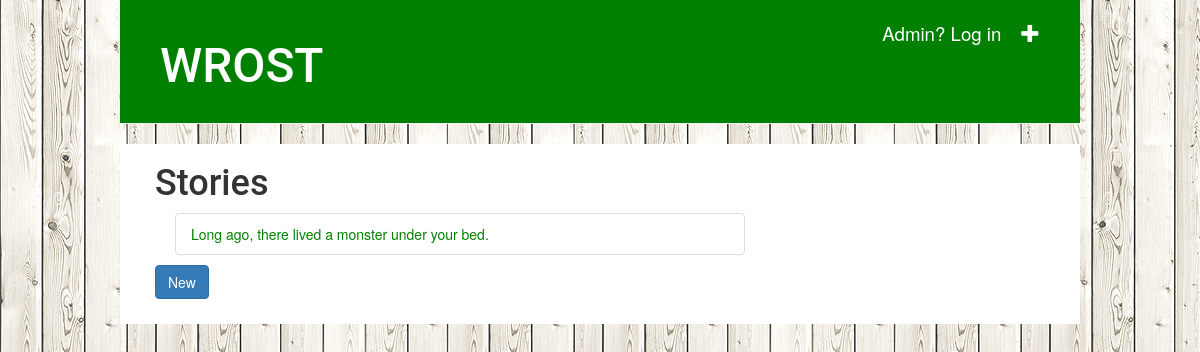
Before: / with the older database file.
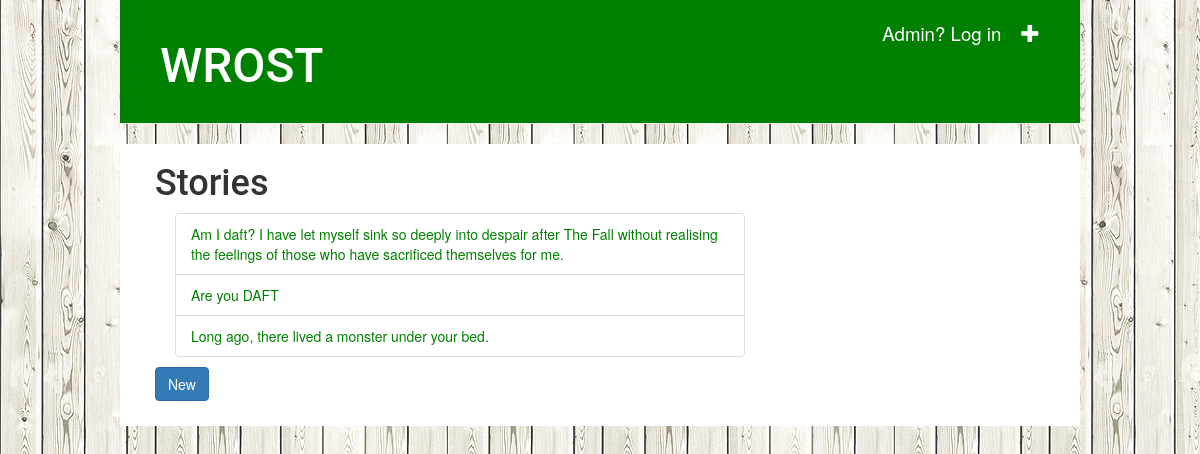
After: the same page with the newer database file.
### polls/models.py (models this page shows, shortened)
class Question(models.Model):
    question_text = models.CharField(max_length=300)
    pub_date = models.DateTimeField('date published')
    def was_published_recently(self):
        now = timezone.now()
        return now - datetime.timedelta(days=1) <= self.pub_date <= now
    was_published_recently.admin_order_field = 'pub_date'
    was_published_recently.boolean = True
    was_published_recently.short_description = 'Published recently?'

### polls/views.py (the view)
# urls.py: path('', views.IndexView.as_view(), name='index'),
class IndexView(generic.ListView):
    template_name = 'polls/index.html'
    context_object_name = 'latest_question_list'
    def get_queryset(self):
        return Question.objects.filter(
            pub_date__lte=timezone.now()
        ).order_by('-pub_date')[:5]

### polls/templates/polls/index.html
{% extends 'polls/base.html' %}
{% block content %}
    <h1 class="heads">Stories</h1>
    {% if latest_question_list %}
        <div class="list-group">
        <ul>
        {% for question in latest_question_list %}
          <li class="list-group-item"><a href="{% url 'polls:detail' question.id %}">{{ question.question_text }}</a></li>
        {% endfor %}
        </ul></div>
    {% else %}
        <p>No polls are available.</p>
    {% endif %}
    <a href="/new"><button type="button" class="btn btn-primary" name="button">New</button></a>
{% endblock %}

### polls/templates/polls/base.html (shortened to what this page needs)
{% load static %}
<!doctype html>
<html lang="en">
  <head>
    <link rel="stylesheet" href="https://stackpath.bootstrapcdn.com/bootstrap/3.4.0/css/bootstrap.min.css">
    <link rel="stylesheet" href="{% static 'polls/style.css' %}">
  </head>
  <body>
      <div class="page-header">
          <a href="{% url 'polls:post' %}" class="top-menu"><span class="glyphicon glyphicon-plus"></span></a>
          <a href="/admin" class="top-menu">Admin? Log in</a>
          <h1><a href="/">WROST</a></h1>
      </div>
      <div class="content container">
          <div class="row">
              <div class="col-md-8">
              {% block content %}
              {% endblock %}
              </div>
          </div>
      </div>
  </body>
</html>

### polls/static/polls/style.css (style rules this page uses)
li a { color: green; max-width: 800; margin: auto; }
.list-group { max-width: 800px; margin:auto; }
body { background: white url("images/white-wood.jpg"); max-width: 960px; margin: auto; }
.page-header { background-color: green; margin-top: 0; padding: 20px 20px 20px 40px; }
.page-header h1, .page-header h1 a, .page-header h1 a:visited, .page-header h1 a:active { color: #ffffff; font-size: 36pt; text-decoration: none; }
.content { max-width: 960px; margin: auto; background: white; }
h1, h2, h3, h4 { font-family: 'Roboto', cursive; }
.heads { margin-left: 20px; }
.btn { margin-left: 20px; }
.top-menu, .top-menu:hover, .top-menu:visited { color: #ffffff; float: right; font-size: 14pt; margin-right: 20px; }
.btn { margin-bottom: 25px; }

Changed rows visible on the page:
added Question: question_text "Am I daft? I have let myself sink so deeply into despair after The Fall without realising the feelings of those who have sacrificed themselves for me."
added Question: question_text "Are you DAFT"
